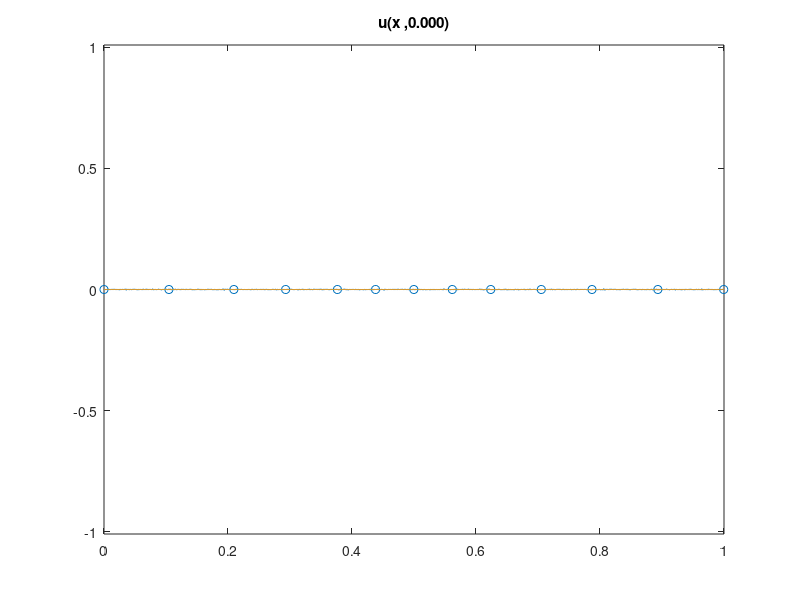

Reproduce this figure in MATLAB. (Note: this script raises an error after producing the figure.)
%function Chafee_Infante(N1,T,nui,alphai,graph)
%Chafee-Infante eq. u_t - nu*u_xx = u - alpha*u^3
%basic constants defined by problem

%%%%%%%%%%%%%%%%%%%%%%%%%%%%%%%%%%%%%%%%%%%%%%%%%%%%%%%%%%%%%%%%%%%%%%%%%%%
%Solves Chafee-Infante equation using data assimilation on a uniform grid
%
%Meant to use loaded data from Data directory
%%%%%%%%%%%%%%%%%%%%%%%%%%%%%%%%%%%%%%%%%%%%%%%%%%%%%%%%%%%%%%%%%%%%%%%%%%%
% close all; clear all;
close all;
clear all;
global alpha nu x N;
global u v_g v_c v_o v_h1 x_nodes_g x_nodes_c x_nodes_o x_nodes_h1c x_nodes_h1g u_f umv_error 
global car grid optimal hybrid1
%% Load Variables
% load('Data\2018.01.23.01.24.03.575.mat')
if( exist('T','var') == 0)
    alpha = 1;
    %alpha = 0;
%     nu = 7.5e-6;
    nu = 0.0001;
%     nu = 6.25e-4;
%     nu = 1.5625e-04

    %     nu is in [7.5e-6,0.01]
    %     dt = 0.01;
    %     error = ;
%     M = .25*nu^-.5;
%     M = 0.25*nu^-0.5
%     min_nodes = max(ceil(M),5);
    min_nodes = 25;
    L = 1;
    N = 2^12;
    mu = 100;
    car_mu = 1;
%    seed = randi(10000)
    seed = 1851
%      seed = 1263
    T = 50;
end

graph = true;
car = false;
grid = true;
optimal = true;
hybrid1 = false;
opt_tol = 1e-1;
% graph = false;

%% Initialize other constants

dx = L/N;
%x = linspace(0,L,N);
x = 0 + dx*(0:(N-1));
t_ramp = 0;

%% Initial Conditions
% seed = randi(10000);
% fprintf('seed: %d\n', seed);
rng(seed);
a = (10^(0))*randn(1,floor(N/5));
k = 1:1:floor(N/5);
u_0 = zeros(1,N);
for i = 1:floor(N/5)
    u_0 = u_0 + (a(i)*sin(2*pi*k(i)*x/L));
end
u_0 = u_0/(norm(u_0)*sqrt(dx))*10^-3;

% dt = dx/(1/sqrt(alpha)); % CFL, Courant Fredrich Lewy number for advection
dt = .01;
% dt <= dx/velocity.  Our max velocity is max value u ever takes on, namely
% 1/sqrt(alpha);
timesteps = ceil(T/dt);


% Convex Splitting Method
A = (nu/(dx^2))*gallery('tridiag',N-1,1,-2,1) + (1+2*alpha)*speye(N-1);
B = speye(N-1) - dt*A;

u = u_0';
t=0;
%%%%%%%%%%%%%%%%%%%%%%%%%%%%%%%%%%%%%%%%%%%%%%%%%%%%%%%%%%%%%%%%%%%%%%%%%%%%%%%%%%%%%%%%%%%%%%%%%%%%%%%%%%
%% Data Assimilation
global velocity direction pass
if(car)
%     int_nodes_c = floor(min_nodes/2);
%     int_nodes_c = min_nodes;
    int_nodes_c = 40;
    i_nodes_c = 1:int_nodes_c;
    x_nodes_c = x(i_nodes_c);
%     velocity = length(i_nodes_c);
%     velocity = 40;
    velocity =  20;
    direction = 1;
    pass = 0;
end
if(grid)
%     int_nodes_g = min_nodes;
    i_nodes_g =[1         430         859        1201        1543        1795        2048        2302        2556        2890        3225        3660        4095];
    int_ndoes_g = length(i_nodes_g);
%     i_nodes_g = floor(linspace(1,N-1,int_nodes_g));
    x_nodes_g = x(i_nodes_g);
end
if(hybrid1)
    int_nodes_h1g = floor(min_nodes/2);
    i_nodes_h1g = floor(linspace(1,N-1,int_nodes_h1g));
    x_nodes_h1g = x(i_nodes_h1g);
    
    int_nodes_h1c = floor((min_nodes+1)/2);
    i_nodes_h1c = 1:int_nodes_h1c;
    x_nodes_h1c = x(i_nodes_h1c);
    velocity = length(i_nodes_h1c);
%     velocity =  20;
    direction = 1;
    pass = 0;
end
global ramp
ramp = false;
%%%%%%%%%%%%%%%%%%%%%%%%%%%%%%%%%%%%%%%%%%%%%%%%%%%%%%%%%%%%%%%%%%%%%%%%%%%%%%%%%%%%%%%%%%%%%%%%%%%%%%%%%

v_c = zeros(size(u));
v_g = v_c;
v_o = v_c;
v_h1 = v_c;
%             error_DA(1) = norm(u_0);
ui = u(2:N);
vi_g = v_g(2:N);
vi_c = v_c(2:N);
vi_o = v_o(2:N);
vi_h1 = v_h1(2:N);
u_f = abs(fft(u)/N);
% umv_error = abs(u-v);
% umv_error = ones(1,timesteps);
%% Plot Setup
%plot initial data and define plot
if(graph)
    global h1 h2_g h2_c h2_o hybrid1_graph h3 h4 h5 f1 e1 hybrid1_grid
    figure
%     subplot(1,2,1);
    h1 = plot(x,u_0);
    hold on;
%     h2 = plot(x,zeros(1,N));
    if(grid)
        h2_g = plot(x,zeros(1,N));
        set(h2_g, 'XDataSource','x');
        set(h2_g, 'YDataSource','v_g');
        h3 = scatter(x_nodes_g,zeros(1,length(x_nodes_g)),'ob');
        set(h3, 'XDataSource','x_nodes_g');
%         set(h3, 'YDataSource','zeros(1,length(x_nodes_g))');
    end
    if(car)
        h2_c = plot(x,zeros(1,N));
        set(h2_c, 'XDataSource','x');
        set(h2_c, 'YDataSource','v_c');
        h4 = scatter(x_nodes_c,zeros(1,length(x_nodes_c)),'sr');
        set(h4, 'XDataSource','x_nodes_c');
%         set(h4, 'YDataSource','zeros(1,length(x_nodes_c))');
    end
    if(optimal)
        h2_o = plot(x,zeros(1,N));
        set(h2_o, 'XDataSource','x');
        set(h2_o, 'YDataSource','v_o');
    end
    if(hybrid1)
        hybrid1_graph =  plot(x,zeros(1,N));
        set( hybrid1_graph, 'XDataSource','x');
        set( hybrid1_graph, 'YDataSource','v_h1');
        hybrid1_grid = scatter([x_nodes_h1c;x_nodes_h1g],zeros(1,length(x_nodes_h1c)+length(x_nodes_h1g)),'sr');
        set(hybrid1_grid, 'XDataSource','[x_nodes_h1c;x_nodes_h1g]');
    end
    y_amp = max([1.01/sqrt(alpha), 1e-2]);
    axis([0 L -y_amp y_amp]);
    set(h1, 'XDataSource','x');
    set(h1, 'YDataSource','u');

    %     set(h3, 'YDataSource','zeros(1,length(x_nodes))');
    title ( sprintf ('u(x ,%1.3f)',0 ));
    
    %     drawnow;
    %     f = subplot(1,2,2);
%     subplot(1,2,2);
%     f1 = loglog(u_f(1:N/2));
%     hold on;
%     y1=get(gca,'ylim');
%     line([N/4 N/4],[1e-20 1e10],'Color','red');
%     line([1e-0 N/4],[1e-15 1e-15],'Color','red');
%     axis([1,N/2,1e-20,1e5]);
%     set(f1, 'YDataSource','u_f(1:N/2)');
%     title ( sprintf ('Spectrum of u at time: %1.3f',t-t_ramp ));
    
    %     subplot(2,2,[3 4])
    % %     e1 = plot(umv_error);
    %     e1 = semilogy(dt:dt:T, umv_error);
    %
    % %     ylim([1e-15 1e5])%     set(gca, 'YScale', 'log')
    %     set(e1, 'YDataSource', 'umv_error');
    %     title(sprintf('Data Assimilation Error at time: %1.3f',t));
    
    %
end


%% Main Loop
% close all
% f = figure;
% line([N/4 N/4], [0 inf]);
% for k = 1:timesteps
%% Ramp up
offset = 0;
while(max(abs(u))<.99/sqrt(alpha)&&t<T)
    %% Graphing fft
    if (graph && mod(offset,100) == 0)
        if(~Graphing(t,t_ramp))
            return
        end
        %     pause;
    end
    
    %solves pde
    
    offset = offset +1;
    t = t+dt;
%     umv = u - v;
    %error_DA(k) = sqrt(dx)*norm(umv);
    ui = B\(ui.*(ones(N-1,1)+dt.*(alpha.*(-2-(ui.^2))))); %Convex Splitting Method
    u(2:N) = ui;
    u_f = abs(fft(u)/N);
    %     umv_error(offset) = sqrt(dx)*norm(u-v);
end
offset = 0;
if t >= T
    close all;
    return
end
t_ramp = t;
% dt = 1.1*dt;
error_DA_c = zeros(1,timesteps-offset);
error_DA_g = zeros(1,timesteps-offset);
error_DA_o = zeros(1,timesteps-offset);
error_DA_h1 = error_DA_o;
error = 1;
ramp = true;
if(optimal)
%     i_nodes_o = find(abs(u)<1e-1);
%     i_nodes_o = uniquetol(i_nodes_o,10/max(i_nodes_o));
%     i_nodes_o = floor((i_nodes_o(1:end-1) + i_nodes_o(2:end))/2);
%     i_nodes_o = [i_nodes_o;1;N-1];
%     i_nodes_o = unique(i_nodes_o);
%     i_nodes_o(end) = [];
%     int_nodes_o = length(i_nodes_o);
% i_nodes_o = [1;N/2;N-1];
% i_nodes_o =i_nodes_g;
% i_nodes_o(3)=[]
% int_nodes_o = length(i_nodes_o);
i_nodes_o = [1:600,1024:N-1];
int_nodes_o = length(i_nodes_o);
x_nodes_o = x(i_nodes_o);
% int_nodes_o = length(i_nodes_o);
% x_nodes
%     x_nodes_0 = abs
    if(graph)
%         subplot(1,2,1);
        h5 = scatter(x_nodes_o,zeros(1,length(x_nodes_o)),'+m');
        set(h5, 'XDataSource','x_nodes_o');
        h2_o = plot(x,zeros(1,N));
        set(h2_o, 'XDataSource','x');
        set(h2_o, 'YDataSource','v_o');
    end
end

% pause;
%% Data Assimiliation
for k = 1:timesteps-offset
    
%     if(k==1000)
%         dt = 20*dt;
%         A = (nu/(dx^2))*gallery('tridiag',N-1,1,-2,1) + (1+2*alpha)*speye(N-1);
%         B = speye(N-1) - dt*A;
%     end
    t = t+dt;
    if(grid)
        umv1 = u - v_g;
%         Grid Moves
%         if(k~=1)
%             i_nodes_g(2:end-1) = mod((i_nodes_g(2:end-1)+1),N-1);
%             i_nodes_g = unique(i_nodes_g);
%             if(i_nodes_g(1) == 0)
%                 i_nodes_g(1:2) = [1,2];
%             end
%             x_nodes_g = x(i_nodes_g);
%         end
        Ih_umv_g = interp1(x_nodes_g,umv1(i_nodes_g),x)';
        Ih_umv_g(end) = [];
        
    end
    if(hybrid1)
        umvh1 = u - v_h1;
        Ih_umv_h1g = interp1(x_nodes_h1g,umvh1(i_nodes_h1g),x)';
        Ih_umv_h1g(end) = [];   
        if(k~=1)
            [x_nodes_h1c, i_nodes_h1c] = updateNodes(i_nodes_h1c);
        end
%         umv2 = u - v_c;
        %         Ih_umv = interpl(x_nodes_c,umv2(i_nodes_c),
        Ih_umv_h1c = [zeros(1,i_nodes_h1c(1)-1),interp1(x_nodes_h1c,umvh1(i_nodes_h1c),x(i_nodes_h1c)),zeros(1,N-i_nodes_h1c(end))]';
        Ih_umv_h1c(1) = [];
    end
    if(optimal)
        umv3 = u - v_o;
        if(mod(k,50)==0&&max(abs(umv3))>opt_tol)
%             if(max(abs(umv3))>1e-5)
%                 [~,newnode] = max(abs(umv3));
%                 i_nodes_o = [i_nodes_o;newnode];
%                 i_nodes_o = unique(i_nodes_o);
%                 int_nodes_o = length(i_nodes_o);
%                 x_nodes_o = x(i_nodes_o);
%                 if(graph)
% %                     subplot(1,2,1);
%                     h5 = scatter(x_nodes_o,zeros(1,length(x_nodes_o)),'+m');
%                     set(h5, 'XDataSource','x_nodes_o');
%                 end
%             end
                
        end
        Ih_umv_o = interp1(x_nodes_o,umv3(i_nodes_o),x)';
        Ih_umv_o(end) = [];
        
    end
    if(car)
        if(k~=1)
            [x_nodes_c, i_nodes_c] = updateNodes(i_nodes_c);
        end
        umv2 = u - v_c;
        %         Ih_umv = interpl(x_nodes_c,umv2(i_nodes_c),
        Ih_umv_c = [zeros(1,i_nodes_c(1)-1),interp1(x_nodes_c,umv2(i_nodes_c),x(i_nodes_c)),zeros(1,N-i_nodes_c(end))]';
        Ih_umv_c(1) = [];

    end
    %     umv = u - v;
    %     error_DA_c(k) = sqrt(dx)*norm(umv1);
    %     error_DA_c(k) = sqrt(dx)*norm(umv2);
    
    %     if(max(error_DA(k)>1e50))
    %         return
    %     end
    %     Ih_umv = interp1(x_nodes,umv(i_nodes),x)';
    %     Ih_umv(1) = [];
    % Ih_umv(end) = [];
    
    ui = B\(ui.*(ones(N-1,1)+dt.*(alpha.*(-2-(ui.^2))))); %Convex Splitting Method
    
    u(2:N) = ui;
    if(car)
        vi_c = B\(vi_c+dt*(alpha*(-2*vi_c-(vi_c.^3))+ (car_mu*mu)*Ih_umv_c)); %Convex Splitting Method
        v_c(2:N) = vi_c;
        error_DA_c(k+1) = sqrt(dx)*norm(u-v_c);
    end
    if(grid)
        vi_g = B\(vi_g+dt*(alpha*(-2*vi_g-(vi_g.^3))+ mu*Ih_umv_g)); %Convex Splitting Method
        v_g(2:N) = vi_g;
        error_DA_g(k+1) = sqrt(dx)*norm(u-v_g);
    end
    if(hybrid1)
        vi_h1 = B\(vi_h1+dt*(alpha*(-2*vi_h1-(vi_h1.^3))+ (mu)*(car_mu*Ih_umv_h1c + Ih_umv_h1g))); %Convex Splitting Method
        v_h1(2:N) = vi_h1;
        error_DA_h1(k+1) = sqrt(dx)*norm(u-v_h1);
    end
    if(optimal)
        vi_o = B\(vi_o+dt*(alpha*(-2*vi_o-(vi_o.^3))+ mu*Ih_umv_o)); %Convex Splitting Method
        v_o(2:N) = vi_o;
        error_DA_o(k+1) = sqrt(dx)*norm(u-v_o);
    end
    %     vi_g = B\(vi_g+dt*(alpha*(-2*vi_g-(vi_g.^3))+ mu*Ih_umv)); %Convex Splitting Method
    %     v_g(2:N) = vi_g;
    %     error_DA(k+1) = norm(u-v);
    %     umv_error(offset+k) = sqrt(dx)*norm(u-v);
    
    
    %% Graphing
    %redraw plot
    show = 20;
    if(k<=10)
        show = 20;
    end
    %     if(max(u)> 0.9/sqrt(alpha)&&graph && mod(k,5) == 0
    if(graph && mod(k,show) == 0)
        if(~Graphing(t,t_ramp))
            return
        end
    end
    
    
end
if(graph)
    figure
    if(grid)
%         subplot(1,3,1)
        semilogy(dt*(offset):dt:T, error_DA_g);
    end
    hold on;
    if(car)
%         subplot(1,3,2)
        semilogy(dt*(offset):dt:T, error_DA_c);
    end
    hold on;
    if(optimal)
%         subplot(1,3,3)
        semilogy(dt*(offset):dt:T, error_DA_o);
%         int_nodes_o
    end
end

%% Save Data
%         date = datestr(now,'yyyy.mm.dd.HH.MM.SS.FFF');
%         save(['Data/' date '.mat'],'L','N','T','dt','alpha','nu','mu','seed','int_nodes','min_nodes','error');

function [x_nodes, i_nodes] = updateNodes(prev_nodes)
global x N direction velocity pass;
if(pass ==1)
    i_nodes = 1:length(prev_nodes);
    x_nodes = x(i_nodes);
    pass = 0;
elseif(prev_nodes(end)+direction*velocity >= N-1)
    pass = 1;
    i_nodes = N-length(prev_nodes):N-1;
    x_nodes = x(i_nodes);
else
    i_nodes = prev_nodes+direction*velocity;
    x_nodes = x(i_nodes);
        
end
% if(min(abs(v)) < 1)
%     vel = 1;
% else
%     vel = 20;
% end
% if(prev_nodes(end)+direction*velocity >= N-1)
% %     direction = -1;
% %     pass = 1;
% %     i_nodes = [N-length(prev_nodes):N-1];
% %     x_nodes = x(i_nodes);
% %     direction = 1;
%     pass = 1;
%     i_nodes = 1:length(prev_nodes);
%     x_nodes = x(i_nodes);
% elseif(prev_nodes(1)+direction*velocity <=1)
%     direction = 1;
%     i_nodes = [2:length(prev_nodes)+1];
%     x_nodes = x(i_nodes);
% else
%     % n = min(find((abs(uv)==max(abs(uv)))));
%     i_nodes = (prev_nodes+direction*velocity);
%     x_nodes = x(i_nodes);
%     % x_nodes = [x(prev_nodes),x(n)];
%     % i_nodes = [prev_nodes,n];
%     %     x_nodes = unique([x(prev_nodes),x(n)]);
%     %     i_nodes = unique([prev_nodes,n]);
% end
end
function [check] = Graphing(t,t_ramp)
global h1 h2_g h2_c h2_o hybrid1_graph h3 h4 h5 f1 e1 hybrid1_grid
global grid car optimal ramp hybrid1
global x u_f u v error_DA int_nodes N x_nodes_c x_nodes_g x_nodes_o x_nodes_h1c x_nodes_h1g umv_error v_g v_c v_o v_h1
if(~ishghandle(h1))%||~ishghandle(f1))%||~ishghandle(e1))
    check = false;
    return;
end
check = true;
% subplot(1,2,1);
refreshdata(h1,'caller');
if(grid)
    refreshdata(h2_g,'caller');
    refreshdata(h3,'caller');
end
if(car)
    refreshdata(h2_c,'caller');
    refreshdata(h4,'caller');
end
if(optimal && ramp)
    refreshdata(h5,'caller');
    refreshdata(h2_o,'caller');
end
if(hybrid1)
    refreshdata(hybrid1_graph,'caller');
    refreshdata(hybrid1_grid,'caller');
end
% refreshdata;
title ( sprintf ('u(x ,%1.3f)',t-t_ramp ));
%         drawnow;
%
% subplot(1,2,2);
% refreshdata(f1,'caller');
% % refreshdata;
% title ( sprintf ('Spectrum of u at time: %1.3f',t-t_ramp ));

% subplot(2,2,[3 4]);
% refreshdata(e1,'caller');
% refreshdata;
% title ( sprintf ('Data Assimilation Error at time: %1.3f',t ));
%         u_hat = fft(u);
%         u_hat = fft(u);
%         loglog(abs(u_hat(1:N/2))/N);
%         hold on;
%         y1=get(gca,'ylim');
% %         line([N/4 N/4],[1e-20 1e10],'Color','red');
%         line([1e-0 N/4],[1e-15 1e-15],'Color','red');
%         axis([1,N/2,1e-20,1e5]);
%         title ( sprintf ('Spectrum of u at time: %1.3f',t ));
drawnow;
end



